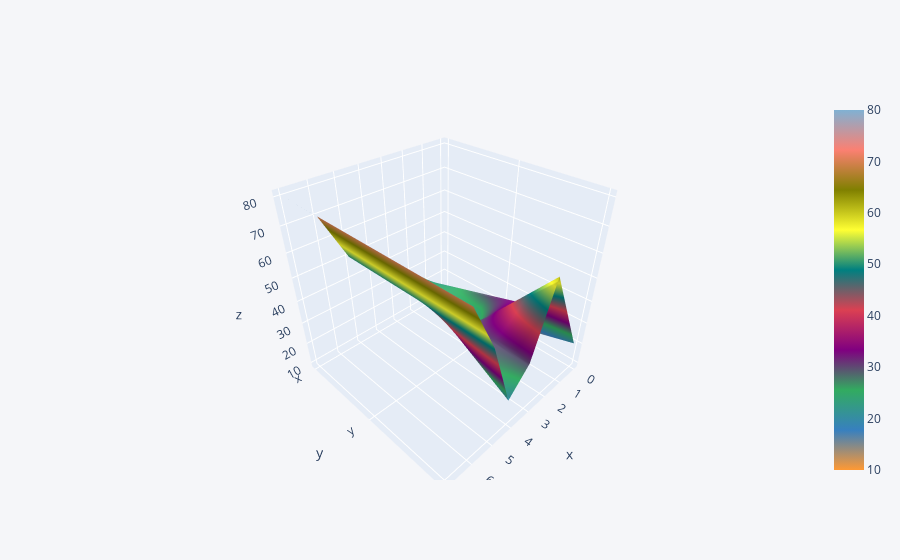

Source (notebook cell):
### Code cell
df2.iplot(kind = 'surface')

### Figure 1 — Plotly figure (JSON) as saved in the notebook; plotly's stock layout.template omitted (floating-point values rounded to 4 significant figures)
{"data": [{"colorscale": [[0, "rgb(255, 153, 51)"], [0.1111, "rgb(55, 128, 191)"], [0.2222, "rgb(50, 171, 96)"], [0.3333, "rgb(128, 0, 128)"], [0.4444, "rgb(219, 64, 82)"], [0.5556, "rgb(0, 128, 128)"], [0.6667, "rgb(255, 255, 51)"], [0.7778, "rgb(128, 128, 0)"], [0.8889, "rgb(251, 128, 114)"], [1, "rgb(128, 177, 211)"]], "type": "surface", "x": [0, 1, 2, 3, 4, 5, 6, 7], "y": ["x", "y", "z"], "z": [[10, 20, 30, 40, 50, 50, 70, 80], [10, 30, 20, 30, 40, 50, 70, 80], [20, 40, 60, 30, 20, 50, 70, 80]]}], "layout": {"legend": {"bgcolor": "#F5F6F9", "font": {"color": "#4D5663"}}, "paper_bgcolor": "#F5F6F9", "plot_bgcolor": "#F5F6F9", "title": {"font": {"color": "#4D5663"}}, "xaxis": {"gridcolor": "#E1E5ED", "showgrid": true, "tickfont": {"color": "#4D5663"}, "title": {"font": {"color": "#4D5663"}, "text": ""}, "zerolinecolor": "#E1E5ED"}, "yaxis": {"gridcolor": "#E1E5ED", "showgrid": true, "tickfont": {"color": "#4D5663"}, "title": {"font": {"color": "#4D5663"}, "text": ""}, "zerolinecolor": "#E1E5ED"}}}
